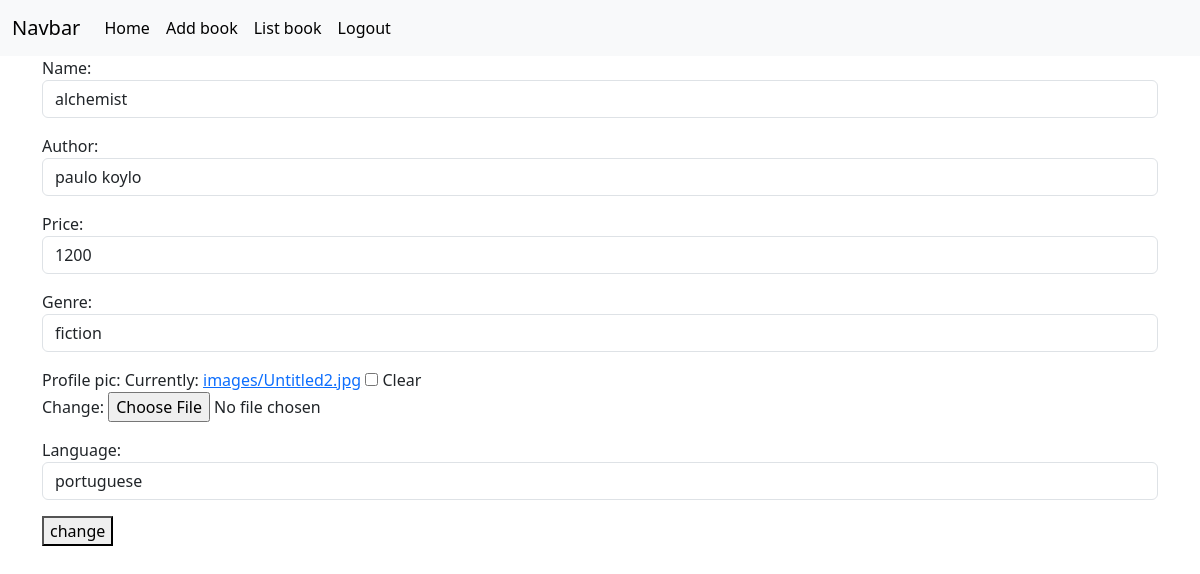
The app's page /book/4/change (signed in) with its own data.
### book/models.py (models this page shows, shortened)
class Books(models.Model):
    name=models.CharField(max_length=200)
    author=models.CharField(max_length=200)
    price=models.PositiveIntegerField()
    genre=models.CharField(max_length=200)
    profile_pic=models.ImageField(upload_to="images",null=True,blank=True)
    language=models.CharField(max_length=200,null=True)

### book/views.py (the view, shortened to what this page needs)
# urls.py: path('book/<int:pk>/change',views.BooksUpdateView.as_view(),name="book-edit"),
@method_decorator(signin_required,name="dispatch")
class BooksUpdateView(View):
    def get(self,request,*args,**kwargs):
        id=kwargs.get("pk")
        obj=Books.objects.get(id=id)
        form=BooksModelForm(instance=obj)
        return render(request,"book_edit.html",{"form":form})

### book/forms.py
class BooksModelForm(forms.ModelForm):
    class Meta:
        model=Books
        fields="__all__"
        widgets={
            "name":forms.TextInput(attrs={"class":"form-control"}),
            "author":forms.TextInput(attrs={"class":"form-control"}),
            "price":forms.NumberInput(attrs={"class":"form-control"}),
            "genre":forms.TextInput(attrs={"class":"form-control"}),
            "language":forms.TextInput(attrs={"class":"form-control"}),
        }

### book/views.py (called while the page is built)
def signin_required(fn):
    def wrapper(request,*args,**kwargs):
        if not request.user.is_authenticated:
            messages.error(request,"invalid session")
            return redirect("signin")
        else:
            return fn(request,*args,**kwargs)
    return wrapper

### book/templates/book_edit.html (shortened to what this page needs)
{%extends 'base.html'%}
{%block body_block%}
<div class="container">
    <form action="" method="post" enctype="multipart/form-data">
        {{form.as_p}}
        <button type="submit">change</button>
    </form>
</div>
{%endblock%}

### book/static/css/style.css (style rules this page uses)
.port { height: 100vh; }
body { background-image: url("https://i.pinimg.com/564x/18/db/e1/18dbe1269281a46f9064eb5efae42dbc.jpg"); }

### records on screen
Books: name "alchemist", author "paulo koylo", price "1200", genre "fiction", language "portuguese"
